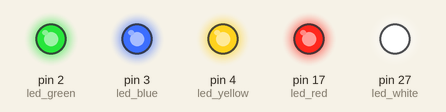
Simulated run of this program. Board: Raspberry Pi (header pin numbers). Shown: output pins drawn as LEDs (lit = HIGH).

Above: at 0.02 s.
At 2.87 s:
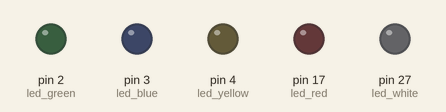
Timing chart, 0 to 3.2 s (numbered marks = the images above):
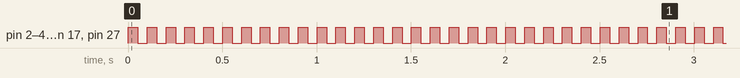

The program:

blinktest_remote.py
```python
from gpiozero import LED
from gpiozero.pins.pigpio import PiGPIOFactory
# import RPi.GPIO as GPIO    # Import Raspberry Pi GPIO library
from time import sleep     # Import the sleep function from the time module

factory = PiGPIOFactory(host='192.168.104.34')
led_green = LED(2, pin_factory=factory)
led_yellow = LED(4, pin_factory=factory)
led_red = LED(17, pin_factory=factory)
led_white = LED(27, pin_factory=factory)
led_blue = LED(3, pin_factory=factory)

# GPIO.setwarnings(False)    # Ignore warning for now
# GPIO.setmode(GPIO.BOARD)   # Use physical pin numbering
# GPIO.setup(13, GPIO.OUT, initial=GPIO.LOW)
# GPIO.setup(11, GPIO.OUT, initial=GPIO.LOW)
# GPIO.setup(3, GPIO.OUT, initial=GPIO.LOW)
# GPIO.setup(5, GPIO.OUT, initial=GPIO.LOW)
# GPIO.setup(7, GPIO.OUT, initial=GPIO.LOW)    # Set pin 12,11,3,5,7 to be an output pin and set initial value to low (off)

rate = 0.05

while True: # Run forever
    led_green.on()
    led_yellow.on()
    led_red.on()
    led_white.on()
    led_blue.on()
    sleep(rate)                  # Sleep
    led_green.off()
    led_yellow.off()
    led_red.off()
    led_white.off()
    led_blue.off()
    sleep(rate)                  # Sleep for 0.5  second
```

Measured:
- by itself, pin 2 (led_green), pin 3 (led_blue), pin 4 (led_yellow), pin 17 (led_red), pin 27 (led_white): alternates HIGH for 0.05 s and LOW for 0.05 s
